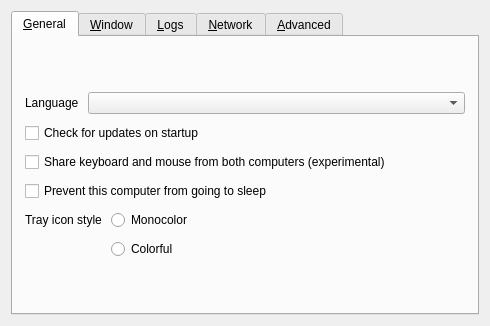
<?xml version="1.0" encoding="UTF-8"?>
<ui version="4.0">
 <class>SettingsDialog</class>
 <widget class="QDialog" name="SettingsDialog">
  <property name="geometry">
   <rect>
    <x>0</x>
    <y>0</y>
    <width>490</width>
    <height>326</height>
   </rect>
  </property>
  <property name="sizePolicy">
   <sizepolicy hsizetype="Maximum" vsizetype="Maximum">
    <horstretch>0</horstretch>
    <verstretch>0</verstretch>
   </sizepolicy>
  </property>
  <property name="windowTitle">
   <string>Preferences</string>
  </property>
  <property name="modal">
   <bool>true</bool>
  </property>
  <layout class="QVBoxLayout" name="verticalLayout_3">
   <item>
    <widget class="QTabWidget" name="tabWidget">
     <widget class="QWidget" name="tabGeneral">
      <attribute name="title">
       <string>&amp;General</string>
      </attribute>
      <layout class="QVBoxLayout" name="verticalLayout_6">
       <property name="spacing">
        <number>9</number>
       </property>
       <property name="leftMargin">
        <number>12</number>
       </property>
       <property name="topMargin">
        <number>12</number>
       </property>
       <property name="rightMargin">
        <number>12</number>
       </property>
       <property name="bottomMargin">
        <number>12</number>
       </property>
       <item>
        <spacer name="verticalSpacer_6">
         <property name="orientation">
          <enum>Qt::Orientation::Vertical</enum>
         </property>
         <property name="sizeHint" stdset="0">
          <size>
           <width>20</width>
           <height>0</height>
          </size>
         </property>
        </spacer>
       </item>
       <item>
        <layout class="QHBoxLayout" name="horizontalLayout_3">
         <item>
          <widget class="QLabel" name="lblLanguage">
           <property name="sizePolicy">
            <sizepolicy hsizetype="Maximum" vsizetype="Preferred">
             <horstretch>0</horstretch>
             <verstretch>0</verstretch>
            </sizepolicy>
           </property>
           <property name="text">
            <string>Language</string>
           </property>
          </widget>
         </item>
         <item>
          <widget class="QComboBox" name="comboLanguage"/>
         </item>
        </layout>
       </item>
       <item>
        <widget class="QCheckBox" name="cbAutoUpdate">
         <property name="text">
          <string>Check for updates on startup</string>
         </property>
        </widget>
       </item>
       <item>
        <widget class="QCheckBox" name="cbBidirectionalInput">
         <property name="text">
          <string>Share keyboard and mouse from both computers (experimental)</string>
         </property>
         <property name="toolTip">
          <string>Enable on both Windows and Mac using this fork. Both computers' devices control the selected desktop. Restart Deskflow after changing this setting.</string>
         </property>
        </widget>
       </item>
       <item>
        <widget class="QCheckBox" name="cbPreventSleep">
         <property name="text">
          <string>Prevent this computer from going to sleep</string>
         </property>
        </widget>
       </item>
       <item>
        <layout class="QFormLayout" name="formLayout">
         <item row="1" column="1">
          <widget class="QRadioButton" name="rbIconColorful">
           <property name="text">
            <string>Colorful</string>
           </property>
          </widget>
         </item>
         <item row="0" column="1">
          <widget class="QRadioButton" name="rbIconMono">
           <property name="text">
            <string>Monocolor</string>
           </property>
          </widget>
         </item>
         <item row="0" column="0">
          <widget class="QLabel" name="lblTrayIconStyle">
           <property name="text">
            <string>Tray icon style</string>
           </property>
          </widget>
         </item>
        </layout>
       </item>
       <item>
        <spacer name="verticalSpacer_3">
         <property name="orientation">
          <enum>Qt::Orientation::Vertical</enum>
         </property>
         <property name="sizeHint" stdset="0">
          <size>
           <width>20</width>
           <height>0</height>
          </size>
         </property>
        </spacer>
       </item>
      </layout>
     </widget>
     <widget class="QWidget" name="tabWindow">
      <attribute name="title">
       <string>&amp;Window</string>
      </attribute>
      <layout class="QVBoxLayout" name="verticalLayout_14">
       <property name="spacing">
        <number>9</number>
       </property>
       <property name="leftMargin">
        <number>12</number>
       </property>
       <property name="topMargin">
        <number>12</number>
       </property>
       <property name="rightMargin">
        <number>12</number>
       </property>
       <property name="bottomMargin">
        <number>12</number>
       </property>
       <item>
        <spacer name="verticalSpacer_7">
         <property name="orientation">
          <enum>Qt::Orientation::Vertical</enum>
         </property>
         <property name="sizeHint" stdset="0">
          <size>
           <width>20</width>
           <height>0</height>
          </size>
         </property>
        </spacer>
       </item>
       <item>
        <layout class="QFormLayout" name="formLayout_2">
         <property name="labelAlignment">
          <set>Qt::AlignmentFlag::AlignRight|Qt::AlignmentFlag::AlignTrailing|Qt::AlignmentFlag::AlignVCenter</set>
         </property>
         <item row="0" column="0">
          <widget class="QLabel" name="label_3">
           <property name="text">
            <string>When the application starts</string>
           </property>
          </widget>
         </item>
         <item row="0" column="1">
          <widget class="QWidget" name="widget" native="true">
           <layout class="QVBoxLayout" name="verticalLayout_2">
            <item>
             <widget class="QRadioButton" name="rbShowOnStart">
              <property name="text">
               <string>Show the main window</string>
              </property>
             </widget>
            </item>
            <item>
             <widget class="QRadioButton" name="rbAutoHide">
              <property name="text">
               <string>Send to background</string>
              </property>
             </widget>
            </item>
           </layout>
          </widget>
         </item>
         <item row="1" column="0">
          <widget class="QLabel" name="label">
           <property name="text">
            <string>When the main window is closed</string>
           </property>
           <property name="alignment">
            <set>Qt::AlignmentFlag::AlignRight|Qt::AlignmentFlag::AlignTrailing|Qt::AlignmentFlag::AlignVCenter</set>
           </property>
          </widget>
         </item>
         <item row="1" column="1">
          <widget class="QWidget" name="widget_2" native="true">
           <layout class="QVBoxLayout" name="verticalLayout_13">
            <item>
             <widget class="QRadioButton" name="rbExitOnClose">
              <property name="text">
               <string>Exit</string>
              </property>
             </widget>
            </item>
            <item>
             <widget class="QRadioButton" name="rbCloseToTray">
              <property name="text">
               <string>Send to background</string>
              </property>
             </widget>
            </item>
           </layout>
          </widget>
         </item>
        </layout>
       </item>
       <item>
        <widget class="QCheckBox" name="cbStopOnQuit">
         <property name="text">
          <string>Stop sharing when quitting Deskflow</string>
         </property>
         <property name="toolTip">
          <string>Also stops sharing in service mode. Sending the window to the background does not quit. When unchecked, service-mode sharing may continue after quitting.</string>
         </property>
        </widget>
       </item>
       <item>
        <widget class="QCheckBox" name="cbShowVersion">
         <property name="text">
          <string>Include version in the window title</string>
         </property>
        </widget>
       </item>
       <item>
        <spacer name="verticalSpacer_11">
         <property name="orientation">
          <enum>Qt::Orientation::Vertical</enum>
         </property>
         <property name="sizeHint" stdset="0">
          <size>
           <width>20</width>
           <height>0</height>
          </size>
         </property>
        </spacer>
       </item>
      </layout>
     </widget>
     <widget class="QWidget" name="tabLog">
      <attribute name="title">
       <string>&amp;Logs</string>
      </attribute>
      <layout class="QVBoxLayout" name="verticalLayout">
       <property name="spacing">
        <number>9</number>
       </property>
       <property name="leftMargin">
        <number>12</number>
       </property>
       <property name="topMargin">
        <number>12</number>
       </property>
       <property name="rightMargin">
        <number>12</number>
       </property>
       <property name="bottomMargin">
        <number>12</number>
       </property>
       <item>
        <spacer name="verticalSpacer_8">
         <property name="orientation">
          <enum>Qt::Orientation::Vertical</enum>
         </property>
         <property name="sizeHint" stdset="0">
          <size>
           <width>20</width>
           <height>0</height>
          </size>
         </property>
        </spacer>
       </item>
       <item>
        <layout class="QHBoxLayout" name="horizontalLayout_4">
         <item>
          <widget class="QLabel" name="lblLogLevel">
           <property name="sizePolicy">
            <sizepolicy hsizetype="Maximum" vsizetype="Fixed">
             <horstretch>0</horstretch>
             <verstretch>0</verstretch>
            </sizepolicy>
           </property>
           <property name="text">
            <string>Level</string>
           </property>
          </widget>
         </item>
         <item>
          <widget class="QComboBox" name="comboLogLevel"/>
         </item>
        </layout>
       </item>
       <item>
        <widget class="QLabel" name="lblDebugWarning">
         <property name="text">
          <string>Using a log level higher than Info may affect performance.</string>
         </property>
         <property name="wordWrap">
          <bool>true</bool>
         </property>
        </widget>
       </item>
       <item>
        <widget class="QGroupBox" name="groupLogToFile">
         <property name="title">
          <string>Log to file</string>
         </property>
         <property name="checkable">
          <bool>true</bool>
         </property>
         <layout class="QHBoxLayout" name="horizontalLayout_2">
          <item>
           <widget class="QWidget" name="widgetLogFilename" native="true">
            <property name="sizePolicy">
             <sizepolicy hsizetype="Preferred" vsizetype="Maximum">
              <horstretch>0</horstretch>
              <verstretch>0</verstretch>
             </sizepolicy>
            </property>
            <layout class="QHBoxLayout" name="_4">
             <property name="spacing">
              <number>3</number>
             </property>
             <property name="leftMargin">
              <number>0</number>
             </property>
             <property name="topMargin">
              <number>0</number>
             </property>
             <property name="rightMargin">
              <number>0</number>
             </property>
             <property name="bottomMargin">
              <number>0</number>
             </property>
             <item>
              <widget class="QLabel" name="labelLogPath">
               <property name="sizePolicy">
                <sizepolicy hsizetype="Preferred" vsizetype="Fixed">
                 <horstretch>0</horstretch>
                 <verstretch>0</verstretch>
                </sizepolicy>
               </property>
               <property name="text">
                <string>Log path</string>
               </property>
              </widget>
             </item>
             <item>
              <spacer name="horizontalSpacer_7">
               <property name="orientation">
                <enum>Qt::Orientation::Horizontal</enum>
               </property>
               <property name="sizeType">
                <enum>QSizePolicy::Policy::Minimum</enum>
               </property>
               <property name="sizeHint" stdset="0">
                <size>
                 <width>17</width>
                 <height>25</height>
                </size>
               </property>
              </spacer>
             </item>
             <item>
              <widget class="QLineEdit" name="lineLogFilename">
               <property name="enabled">
                <bool>true</bool>
               </property>
               <property name="sizePolicy">
                <sizepolicy hsizetype="Expanding" vsizetype="Fixed">
                 <horstretch>0</horstretch>
                 <verstretch>0</verstretch>
                </sizepolicy>
               </property>
              </widget>
             </item>
             <item>
              <widget class="QPushButton" name="btnBrowseLog">
               <property name="enabled">
                <bool>true</bool>
               </property>
               <property name="cursor">
                <cursorShape>PointingHandCursor</cursorShape>
               </property>
               <property name="text">
                <string/>
               </property>
               <property name="icon">
                <iconset theme="QIcon::ThemeIcon::DocumentOpen"/>
               </property>
               <property name="flat">
                <bool>true</bool>
               </property>
              </widget>
             </item>
            </layout>
           </widget>
          </item>
         </layout>
        </widget>
       </item>
       <item>
        <widget class="QCheckBox" name="cbGuiDebug">
         <property name="text">
          <string>Enable GUI debug messages</string>
         </property>
        </widget>
       </item>
       <item>
        <spacer name="verticalSpacer_4">
         <property name="orientation">
          <enum>Qt::Orientation::Vertical</enum>
         </property>
         <property name="sizeHint" stdset="0">
          <size>
           <width>20</width>
           <height>0</height>
          </size>
         </property>
        </spacer>
       </item>
      </layout>
     </widget>
     <widget class="QWidget" name="tabNetwork">
      <attribute name="title">
       <string>&amp;Network</string>
      </attribute>
      <layout class="QVBoxLayout" name="verticalLayout_7">
       <property name="spacing">
        <number>9</number>
       </property>
       <property name="leftMargin">
        <number>12</number>
       </property>
       <property name="topMargin">
        <number>12</number>
       </property>
       <property name="rightMargin">
        <number>12</number>
       </property>
       <property name="bottomMargin">
        <number>12</number>
       </property>
       <item>
        <spacer name="verticalSpacer_9">
         <property name="orientation">
          <enum>Qt::Orientation::Vertical</enum>
         </property>
         <property name="sizeHint" stdset="0">
          <size>
           <width>20</width>
           <height>0</height>
          </size>
         </property>
        </spacer>
       </item>
       <item>
        <layout class="QHBoxLayout" name="horizontalLayout">
         <item>
          <widget class="QLabel" name="lblNetworkIp">
           <property name="sizePolicy">
            <sizepolicy hsizetype="Maximum" vsizetype="Fixed">
             <horstretch>0</horstretch>
             <verstretch>0</verstretch>
            </sizepolicy>
           </property>
           <property name="text">
            <string>Network IP</string>
           </property>
          </widget>
         </item>
         <item>
          <widget class="QComboBox" name="comboInterface">
           <property name="sizePolicy">
            <sizepolicy hsizetype="Maximum" vsizetype="Fixed">
             <horstretch>0</horstretch>
             <verstretch>0</verstretch>
            </sizepolicy>
           </property>
           <item>
            <property name="text">
             <string>Automatic</string>
            </property>
           </item>
          </widget>
         </item>
         <item>
          <spacer name="horizontalSpacer">
           <property name="orientation">
            <enum>Qt::Orientation::Horizontal</enum>
           </property>
           <property name="sizeType">
            <enum>QSizePolicy::Policy::Expanding</enum>
           </property>
           <property name="sizeHint" stdset="0">
            <size>
             <width>25</width>
             <height>20</height>
            </size>
           </property>
          </spacer>
         </item>
        </layout>
       </item>
       <item>
        <layout class="QHBoxLayout" name="horizontalLayout_6">
         <item>
          <widget class="QLabel" name="lblPort">
           <property name="sizePolicy">
            <sizepolicy hsizetype="Maximum" vsizetype="Fixed">
             <horstretch>0</horstretch>
             <verstretch>0</verstretch>
            </sizepolicy>
           </property>
           <property name="text">
            <string>Port</string>
           </property>
          </widget>
         </item>
         <item>
          <widget class="QSpinBox" name="sbPort">
           <property name="enabled">
            <bool>true</bool>
           </property>
           <property name="sizePolicy">
            <sizepolicy hsizetype="Maximum" vsizetype="Fixed">
             <horstretch>0</horstretch>
             <verstretch>0</verstretch>
            </sizepolicy>
           </property>
           <property name="maximum">
            <number>65535</number>
           </property>
           <property name="value">
            <number>24800</number>
           </property>
          </widget>
         </item>
         <item>
          <spacer name="horizontalSpacer_3">
           <property name="orientation">
            <enum>Qt::Orientation::Horizontal</enum>
           </property>
           <property name="sizeHint" stdset="0">
            <size>
             <width>40</width>
             <height>20</height>
            </size>
           </property>
          </spacer>
         </item>
        </layout>
       </item>
       <item>
        <widget class="QGroupBox" name="groupSecurity">
         <property name="sizePolicy">
          <sizepolicy hsizetype="Preferred" vsizetype="Maximum">
           <horstretch>0</horstretch>
           <verstretch>0</verstretch>
          </sizepolicy>
         </property>
         <property name="title">
          <string>Enable TLS Encryption</string>
         </property>
         <property name="checkable">
          <bool>true</bool>
         </property>
         <property name="checked">
          <bool>false</bool>
         </property>
         <layout class="QVBoxLayout" name="_11">
          <item>
           <widget class="QWidget" name="widgetTlsCert" native="true">
            <layout class="QHBoxLayout" name="_12">
             <property name="leftMargin">
              <number>0</number>
             </property>
             <property name="topMargin">
              <number>0</number>
             </property>
             <property name="rightMargin">
              <number>0</number>
             </property>
             <property name="bottomMargin">
              <number>0</number>
             </property>
             <item>
              <widget class="QLabel" name="lblTlsCertInfo">
               <property name="text">
                <string notr="true"/>
               </property>
              </widget>
             </item>
             <item>
              <widget class="QLabel" name="lblTlsCert">
               <property name="sizePolicy">
                <sizepolicy hsizetype="Preferred" vsizetype="Fixed">
                 <horstretch>0</horstretch>
                 <verstretch>0</verstretch>
                </sizepolicy>
               </property>
               <property name="text">
                <string>Certificate</string>
               </property>
              </widget>
             </item>
             <item>
              <widget class="QLineEdit" name="lineTlsCertPath">
               <property name="minimumSize">
                <size>
                 <width>0</width>
                 <height>0</height>
                </size>
               </property>
              </widget>
             </item>
             <item>
              <widget class="QPushButton" name="btnTlsCertPath">
               <property name="cursor">
                <cursorShape>PointingHandCursor</cursorShape>
               </property>
               <property name="text">
                <string/>
               </property>
               <property name="icon">
                <iconset theme="QIcon::ThemeIcon::DocumentOpen"/>
               </property>
               <property name="flat">
                <bool>true</bool>
               </property>
              </widget>
             </item>
            </layout>
           </widget>
          </item>
          <item>
           <layout class="QHBoxLayout" name="horizontalLayout_5">
            <property name="topMargin">
             <number>0</number>
            </property>
            <item>
             <widget class="QLabel" name="lblTlsKeyLength">
              <property name="sizePolicy">
               <sizepolicy hsizetype="Preferred" vsizetype="Fixed">
                <horstretch>0</horstretch>
                <verstretch>0</verstretch>
               </sizepolicy>
              </property>
              <property name="text">
               <string>Key length</string>
              </property>
             </widget>
            </item>
            <item>
             <widget class="QComboBox" name="comboTlsKeyLength">
              <item>
               <property name="text">
                <string notr="true">2048</string>
               </property>
              </item>
              <item>
               <property name="text">
                <string notr="true">4096</string>
               </property>
              </item>
             </widget>
            </item>
            <item>
             <spacer name="horizontalSpacer_2">
              <property name="orientation">
               <enum>Qt::Orientation::Horizontal</enum>
              </property>
              <property name="sizeHint" stdset="0">
               <size>
                <width>40</width>
                <height>20</height>
               </size>
              </property>
             </spacer>
            </item>
            <item>
             <widget class="QPushButton" name="btnTlsRegenCert">
              <property name="text">
               <string>Regenerate certificate</string>
              </property>
              <property name="icon">
               <iconset theme="QIcon::ThemeIcon::ViewRefresh"/>
              </property>
             </widget>
            </item>
           </layout>
          </item>
          <item>
           <widget class="QCheckBox" name="cbRequireClientCert">
            <property name="text">
             <string>Require client certificates</string>
            </property>
           </widget>
          </item>
          <item>
           <spacer name="verticalSpacer_2">
            <property name="orientation">
             <enum>Qt::Orientation::Vertical</enum>
            </property>
            <property name="sizeHint" stdset="0">
             <size>
              <width>20</width>
              <height>0</height>
             </size>
            </property>
           </spacer>
          </item>
         </layout>
        </widget>
       </item>
       <item>
        <spacer name="verticalSpacer_5">
         <property name="orientation">
          <enum>Qt::Orientation::Vertical</enum>
         </property>
         <property name="sizeHint" stdset="0">
          <size>
           <width>20</width>
           <height>0</height>
          </size>
         </property>
        </spacer>
       </item>
      </layout>
     </widget>
     <widget class="QWidget" name="tabAdvanced">
      <attribute name="title">
       <string>&amp;Advanced</string>
      </attribute>
      <layout class="QVBoxLayout" name="verticalLayout_4">
       <property name="spacing">
        <number>9</number>
       </property>
       <property name="leftMargin">
        <number>12</number>
       </property>
       <property name="topMargin">
        <number>12</number>
       </property>
       <property name="rightMargin">
        <number>12</number>
       </property>
       <property name="bottomMargin">
        <number>12</number>
       </property>
       <item>
        <spacer name="verticalSpacer_10">
         <property name="orientation">
          <enum>Qt::Orientation::Vertical</enum>
         </property>
         <property name="sizeHint" stdset="0">
          <size>
           <width>20</width>
           <height>0</height>
          </size>
         </property>
        </spacer>
       </item>
       <item>
        <widget class="QGroupBox" name="groupService">
         <property name="enabled">
          <bool>true</bool>
         </property>
         <property name="title">
          <string>Use background service (daemon)</string>
         </property>
         <property name="checkable">
          <bool>true</bool>
         </property>
         <property name="checked">
          <bool>false</bool>
         </property>
         <layout class="QGridLayout" name="_6">
          <item row="1" column="0">
           <widget class="QCheckBox" name="cbElevateDaemon">
            <property name="text">
             <string>Always run as system (work at login screen and UAC)</string>
            </property>
            <property name="autoExclusive">
             <bool>false</bool>
            </property>
           </widget>
          </item>
         </layout>
        </widget>
       </item>
       <item>
        <layout class="QFormLayout" name="formLayout_3">
         <property name="fieldGrowthPolicy">
          <enum>QFormLayout::FieldGrowthPolicy::ExpandingFieldsGrow</enum>
         </property>
         <property name="rowWrapPolicy">
          <enum>QFormLayout::RowWrapPolicy::DontWrapRows</enum>
         </property>
         <property name="labelAlignment">
          <set>Qt::AlignmentFlag::AlignLeading|Qt::AlignmentFlag::AlignLeft|Qt::AlignmentFlag::AlignVCenter</set>
         </property>
         <property name="formAlignment">
          <set>Qt::AlignmentFlag::AlignHCenter|Qt::AlignmentFlag::AlignTop</set>
         </property>
         <item row="0" column="0">
          <widget class="QCheckBox" name="cbRunEnterCommand">
           <property name="text">
            <string>Run command on enter</string>
           </property>
          </widget>
         </item>
         <item row="0" column="1">
          <widget class="QLineEdit" name="lineCommandEnter"/>
         </item>
         <item row="1" column="0">
          <widget class="QCheckBox" name="cbRunExitCommand">
           <property name="text">
            <string>Run command on exit</string>
           </property>
          </widget>
         </item>
         <item row="1" column="1">
          <widget class="QLineEdit" name="lineCommandExit"/>
         </item>
        </layout>
       </item>
       <item>
        <spacer name="verticalSpacer">
         <property name="orientation">
          <enum>Qt::Orientation::Vertical</enum>
         </property>
         <property name="sizeHint" stdset="0">
          <size>
           <width>20</width>
           <height>0</height>
          </size>
         </property>
        </spacer>
       </item>
       <item>
        <widget class="QPushButton" name="btnClearAllSettings">
         <property name="text">
          <string>Remove all settings</string>
         </property>
        </widget>
       </item>
      </layout>
     </widget>
    </widget>
   </item>
  </layout>
 </widget>
 <resources/>
 <connections/>
</ui>
